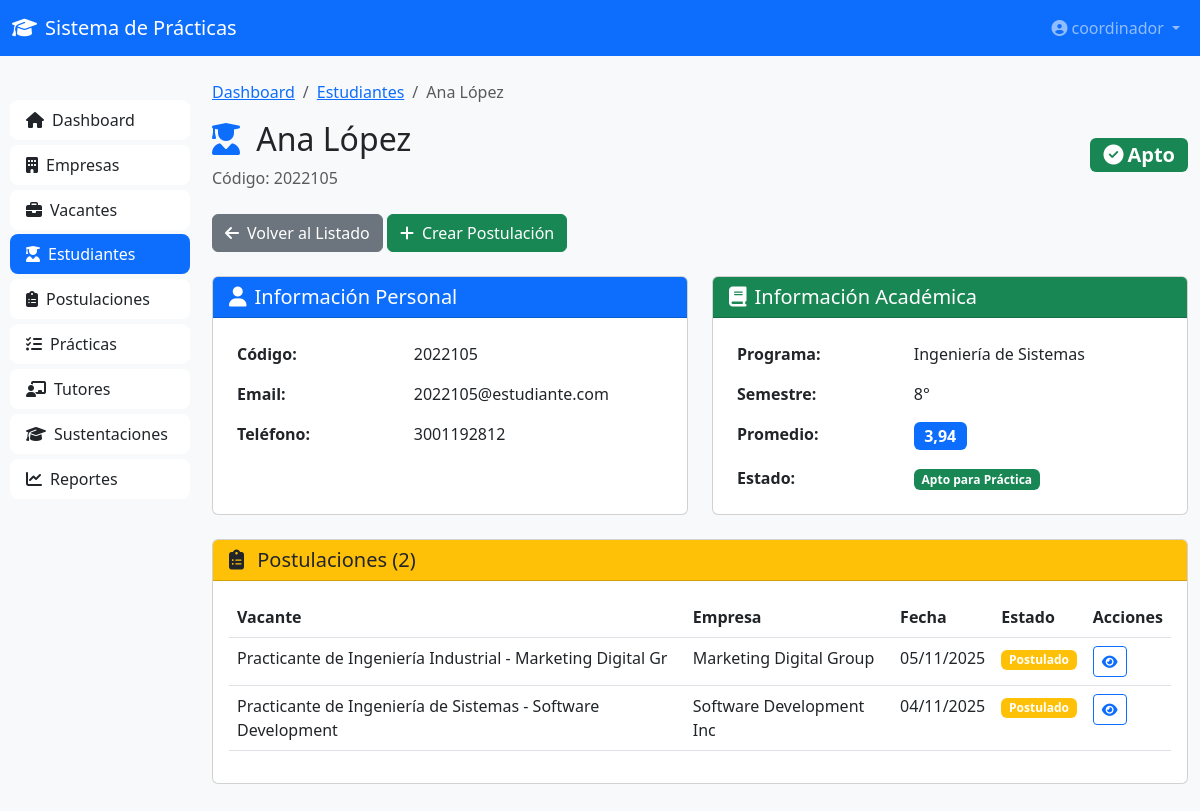
Page /estudiantes/6/ (signed in) on the earlier database version.
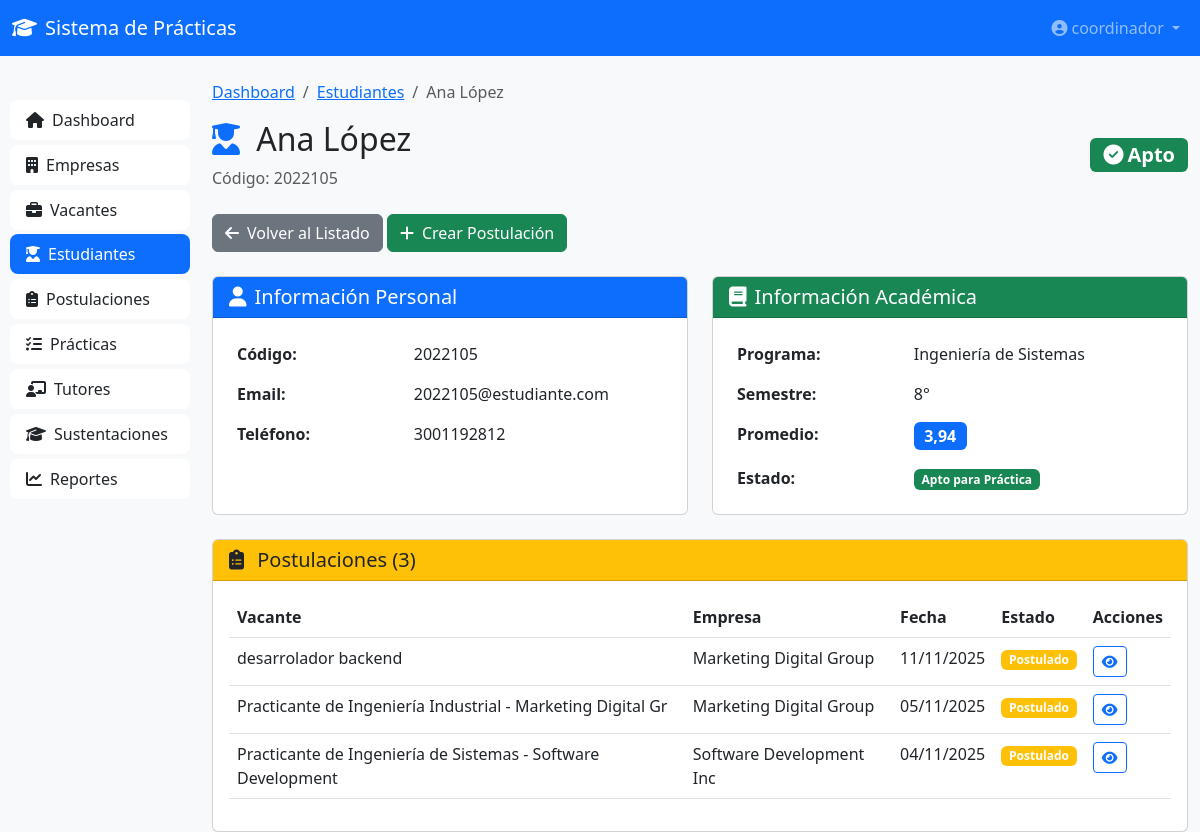
Same page on the later database version.
### coordinacion/models.py (models this page shows, shortened)
class Postulacion(models.Model):
    ESTADO_CHOICES = [
        ('POSTULADO', 'Postulado'),
        ('SELECCIONADO', 'Seleccionado por Empresa'),
        ('RECHAZADO', 'Rechazado'),
        ('VINCULADO', 'Vinculado'),
    ]
    vacante = models.ForeignKey(Vacante, on_delete=models.CASCADE, related_name='postulaciones')
    estudiante = models.ForeignKey(Estudiante, on_delete=models.CASCADE, related_name='postulaciones')
    postulado_por = models.ForeignKey(Coordinador, on_delete=models.CASCADE, related_name='postulaciones_realizadas')
    estado = models.CharField(max_length=20, choices=ESTADO_CHOICES, default='POSTULADO')
    fecha_postulacion = models.DateTimeField(auto_now_add=True)
    fecha_respuesta = models.DateTimeField(blank=True, null=True)
    observaciones = models.TextField(blank=True, null=True)
    class Meta:
        verbose_name = 'Postulación'
        verbose_name_plural = 'Postulaciones'
        ordering = ['-fecha_postulacion']
        unique_together = ['vacante', 'estudiante']

class Vacante(models.Model):
    ESTADO_CHOICES = [
        ('DISPONIBLE', 'Disponible'),
        ('OCUPADA', 'Ocupada'),
        ('CERRADA', 'Cerrada'),
    ]
    empresa = models.ForeignKey(Empresa, on_delete=models.CASCADE, related_name='vacantes')
    titulo = models.CharField(max_length=300)
    area_practica = models.CharField(max_length=200, help_text='Área propuesta por la empresa')
    descripcion = models.TextField()
    cantidad_cupos = models.IntegerField(default=1)
    cupos_ocupados = models.IntegerField(default=0)
    programa_academico = models.CharField(max_length=200)
    semestre_minimo = models.IntegerField()
    habilidades_requeridas = models.TextField(blank=True, null=True)
    horario = models.CharField(max_length=200)
    duracion_meses = models.IntegerField(default=6)
    estado = models.CharField(max_length=20, choices=ESTADO_CHOICES, default='DISPONIBLE')
    creada_por = models.ForeignKey(Coordinador, on_delete=models.CASCADE, related_name='vacantes_creadas')
    fecha_creacion = models.DateTimeField(auto_now_add=True)
    fecha_publicacion = models.DateTimeField(blank=True, null=True)
    fecha_cierre = models.DateTimeField(blank=True, null=True)
    class Meta:
        verbose_name = 'Vacante de Práctica'
        verbose_name_plural = 'Vacantes de Práctica'
        ordering = ['-fecha_creacion']

class Empresa(models.Model):
    ESTADO_CHOICES = [
        ('PENDIENTE', 'Pendiente de Aprobación'),
        ('APROBADA', 'Aprobada'),
        ('RECHAZADA', 'Rechazada'),
        ('INACTIVA', 'Inactiva'),
    ]
    razon_social = models.CharField(max_length=300)
    nit = models.CharField(max_length=20, unique=True)
    direccion = models.CharField(max_length=300)
    telefono = models.CharField(max_length=20)
    email = models.EmailField()
    ciudad = models.CharField(max_length=100)
    representante_nombre = models.CharField(max_length=200)
    representante_cargo = models.CharField(max_length=100)
    representante_email = models.EmailField()
    representante_telefono = models.CharField(max_length=20)
    camara_comercio = models.FileField(
        upload_to='empresas/documentos/',
        validators=[FileExtensionValidator(['pdf'])],
        blank=True,
        null=True
    )
    rut = models.FileField(
        upload_to='empresas/documentos/',
        validators=[FileExtensionValidator(['pdf'])],
        blank=True,
        null=True
    )
    estado = models.CharField(max_length=20, choices=ESTADO_CHOICES, default='PENDIENTE')
    fecha_registro = models.DateTimeField(auto_now_add=True)
    fecha_aprobacion = models.DateTimeField(blank=True, null=True)
    aprobada_por = models.ForeignKey(
        Coordinador,
        on_delete=models.SET_NULL,
        null=True,
        blank=True,
        related_name='empresas_aprobadas'
    )
    observaciones = models.TextField(blank=True, null=True)
    class Meta:
        verbose_name = 'Empresa Formadora'
        verbose_name_plural = 'Empresas Formadoras'
        ordering = ['-fecha_registro']

### coordinacion/views.py (the view)
# urls.py: path('estudiantes/<int:estudiante_id>/', views.estudiante_detalle, name='estudiante_detalle'),
@login_required
def estudiante_detalle(request, estudiante_id):
    estudiante = get_object_or_404(Estudiante, id=estudiante_id)
    postulaciones = Postulacion.objects.filter(
        estudiante=estudiante
    ).select_related('vacante', 'vacante__empresa', 'postulado_por').order_by('-fecha_postulacion')
    practica_actual = None
    if estudiante.estado == 'EN_PRACTICA':
        practica_actual = PracticaEmpresarial.objects.filter(
            estudiante=estudiante,
            estado__in=['INICIADA', 'EN_CURSO']
        ).select_related('empresa', 'tutor_empresarial', 'docente_asesor').first()
    practicas_historial = PracticaEmpresarial.objects.filter(
        estudiante=estudiante
    ).select_related('empresa', 'tutor_empresarial', 'docente_asesor').order_by('-fecha_inicio')
    context = {
        'estudiante': estudiante,
        'postulaciones': postulaciones,
        'practica_actual': practica_actual,
        'practicas_historial': practicas_historial,
    }
    return render(request, 'coordinacion/estudiantes/detalle.html', context)

### coordinacion/templates/coordinacion/estudiantes/detalle.html (shortened to what the changed rows need)
{% extends 'coordinacion/base.html' %}
{% load static %}
{% block content %}
<div class="container-fluid mt-4">
    <div class="row">
        <div class="col-md-9 col-lg-10">
            <div class="d-flex justify-content-between align-items-center mb-4">
                <div>
                    <h2>
                        <i class="fas fa-user-graduate me-2 text-primary"></i>
                        {{ estudiante.nombre_completo }}
                    </h2>
                </div>
            </div>
            <div class="row g-4">
                <div class="col-12">
                    <div class="card">
                        <div class="card-header bg-warning text-dark">
                            <h5 class="mb-0">
                                <i class="fas fa-clipboard-list me-2"></i>
                                Postulaciones ({{ postulaciones.count }})
                            </h5>
                        </div>
                        <div class="card-body">
                            {% if postulaciones %}
                                <div class="table-responsive">
                                    <table class="table table-hover">
                                        <thead>
                                            <tr>
                                                <th>Vacante</th>
                                                <th>Empresa</th>
                                                <th>Fecha</th>
                                                <th>Estado</th>
                                                <th>Acciones</th>
                                            </tr>
                                        </thead>
                                        <tbody>
                                            {% for postulacion in postulaciones %}
                                            <tr>
                                                <td>{{ postulacion.vacante.titulo }}</td>
                                                <td>{{ postulacion.vacante.empresa.razon_social }}</td>
                                                <td>{{ postulacion.fecha_postulacion|date:"d/m/Y" }}</td>
                                                <td>
                                                    {% if postulacion.estado == 'POSTULADO' %}
                                                        <span class="badge bg-warning">Postulado</span>
                                                    {% elif postulacion.estado == 'SELECCIONADO' %}
                                                        <span class="badge bg-success">Seleccionado</span>
                                                    {% elif postulacion.estado == 'RECHAZADO' %}
                                                        <span class="badge bg-danger">Rechazado</span>
                                                    {% elif postulacion.estado == 'VINCULADO' %}
                                                        <span class="badge bg-info">Vinculado</span>
                                                    {% endif %}
                                                </td>
                                                <td>
                                                    <a href="{% url 'coordinacion:postulacion_detalle' postulacion.id %}" class="btn btn-sm btn-outline-primary">
                                                        <i class="fas fa-eye"></i>
                                                    </a>
                                                </td>
                                            </tr>
                                            {% endfor %}
                                        </tbody>
                                    </table>
                                </div>
                            {% else %}
                                <div class="text-center py-4">
                                    <i class="fas fa-inbox fa-3x text-muted mb-3"></i>
                                    <p class="text-muted">No hay postulaciones registradas</p>
                                </div>
                            {% endif %}
                        </div>
                    </div>
                </div>
            </div>
        </div>
    </div>
</div>
{% endblock %}

Differences in the rows shown:
added Postulacion: vacante.titulo "desarrolador backend", vacante.empresa.razon_social "Marketing Digital Group", fecha_postulacion "11/11/2025", estado "Postulado"
Other differences:
{{ postulaciones.count }}: "2" → "3"
